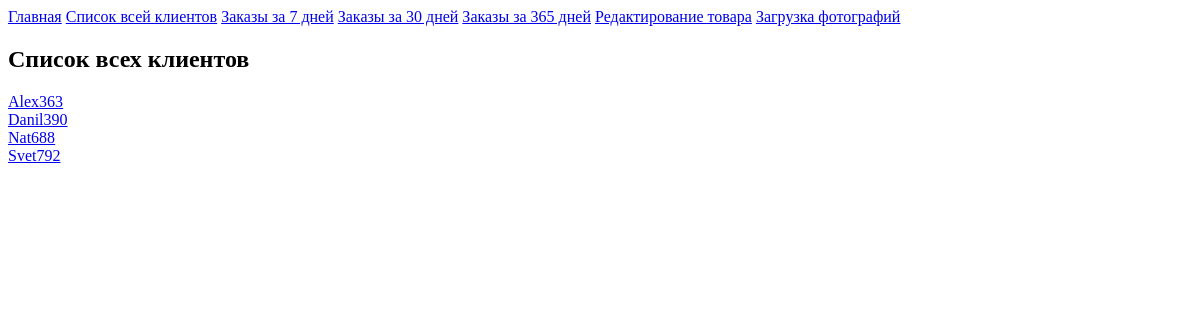
The page /client_all/ on the database as committed earlier.
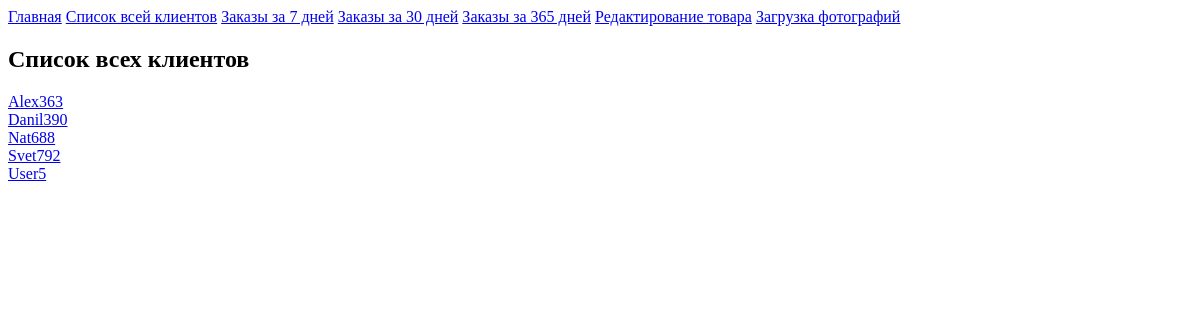
The same page on the database as committed later.
### shopapp/models.py (models this page shows, shortened)
class Client(models.Model):
    name_client = models.CharField(max_length=30)
    email = models.EmailField()
    number_phone = models.CharField(max_length=12)
    address = models.CharField(max_length=100)
    registration_date_client = models.DateField()

### shopapp/views.py (the view)
# urls.py: path('client_all/', views.client_all, name='client_all'),
def client_all(request):
    clients = Client.objects.all()
    return render(request, 'shopapp/client_all.html', {'clients': clients})

### shopapp/templates/shopapp/client_all.html (shortened to what this page needs)
{% extends 'shopapp/base.html' %}
{% block content %}
<h1>Список всех клиентов</h1>
{% for client in clients %}
<a href="{% url 'client_order_id' client.id %}">{{ client.name_client }}</a><br>
{% endfor %}
{% endblock %}

Rows that differ between the two databases and show on the page:
added Client: name_client "User5"
